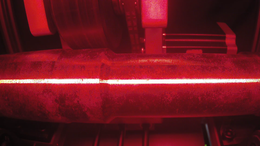
%> input picture matlab/100.png, 260 x 146 px, shrunk from 1920 x 1080 before the run
$ octave wavelet.m   (GNU Octave 9; MATLAB toolbox functions it lacks are replaced by stand-ins)
%> lines starting %> are read from the running program, lines starting %| are printed output that depends on the picture
%==============================================================

%                                 Haar小波变换&反变化  形态学区域收缩

%

%==============================================================
clear; close all; clc;

Image=uigetfile('*.jpg','选择图片');
%> the answer given: 100.png
Iin = imread(Image);%读取图像
%> Iin is the input picture: size 146x260x3 uint8; mean R, G, B 108.4, 24.5, 33.1
s=double(Iin)/255;
tic;
%=========== 小波变化(Haar) ============
[H,W,C]=size(s);          % 获取搜索区域尺寸
%> H = 146; W = 260; C = 3
LL=zeros(ceil(H/2),ceil(W/2),C);
HL=LL;
LH=LL;
HH=LL;

for i=1:H-1
    for j=1:W-1
        if mod(i,2)==1 && mod(j,2)==1
%             LL(ceil(i/2),ceil(j/2))=(s(i,j)+s(i+1,j+1))/2;
            LL(ceil(i/2),ceil(j/2),:)=s(i,j,:);
            HL(ceil(i/2),ceil(j/2),:)=s(i+1,j,:)-s(i,j,:);
            LH(ceil(i/2),ceil(j/2),:)=s(i,j+1,:)-s(i,j,:);
            HH(ceil(i/2),ceil(j/2),:)=s(i+1,j+1,:)-s(i,j,:);
        end
    end
end
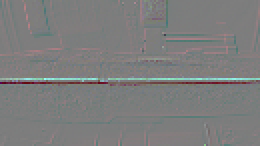
%> HH: size 73x130x3 double (shown 2 times larger); mean R, G, B -0.000569, 0.000112, -0.000635; drawn with min black and max white
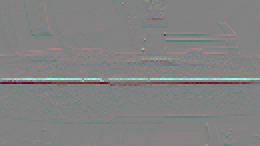
%> HL: size 73x130x3 double (shown 2 times larger); mean R, G, B -0.00102, 0.000194, -0.000788; drawn with min black and max white
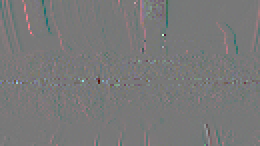
%> LH: size 73x130x3 double (shown 2 times larger); mean R, G, B 0.000483, 4.13e-06, 0.00021; drawn with min black and max white
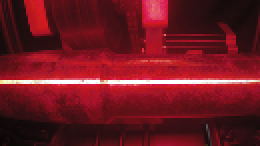
%> LL: size 73x130x3 double (shown 2 times larger); mean R, G, B 0.425, 0.0961, 0.13
final=[LL 10*HL;10*LH  10*HH];
imshow(final);
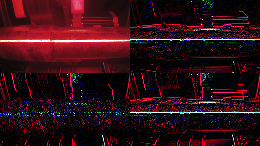
%> displayed picture: size 146x260x3, on the screen's scale of 0 to 255; mean R, G, B 48.4, 13.9, 21

% [17 lines of commented-out code are left out]
for i=1:H/2
    for j=1:W/2
        sr(2*i-1,2*j-1,:)=LL(i,j,:);
        sr(2*i,2*j-1,:)=LL(i,j,:)+HL(i,j,:);
        sr(2*i-1,2*j,:)=LL(i,j,:)+LH(i,j,:);
        sr(2*i,2*j,:)=LL(i,j,:)+HH(i,j,:);
    end
end
imshow(sr);

% ========== 形态学滤波（区域收缩）===========

%生成邻域坐标列表
Epix=1; % 吞噬像素个数
idx=1;
for i=-Epix:Epix
    for j=-Epix:Epix
        if i==0 && j==0
            continue;
        end
        neighbour(idx,:)=[i,j];
        idx=idx+1;
    end
end

s1=s;
for i=1:H
    for j=1:W
        for k=1:(((2*Epix+1))^2-1)
            pix=[i,j]+neighbour(k,:);
            % 越界保护
            if (pix(1)<=0 ||pix(1)>H || pix(2)<=0 || pix(2)>W)
                continue;
            end
            % 最小值滤波
            if sum(s(i,j,:))>sum(s(pix(1),pix(2),:))
                s1(i,j,:)=s(pix(1),pix(2),:);
            end
        end
    end
end
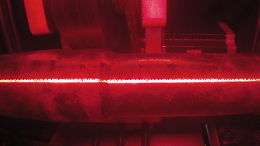
%> s1: size 146x260x3 double; mean R, G, B 0.404, 0.0857, 0.116
toc
imshow(s1);
